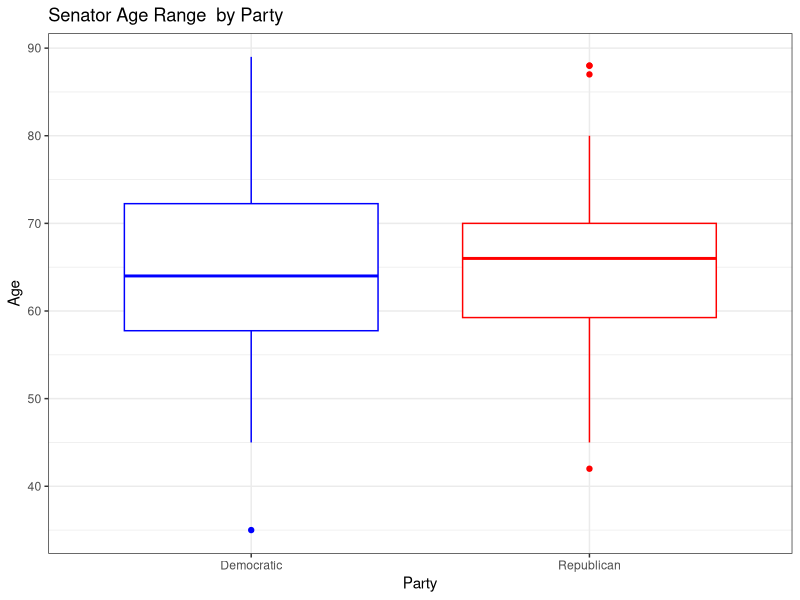
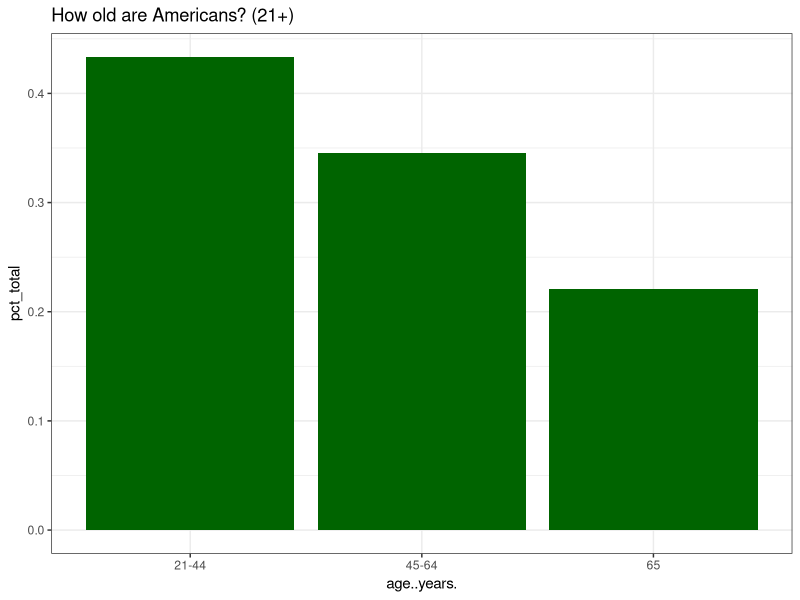
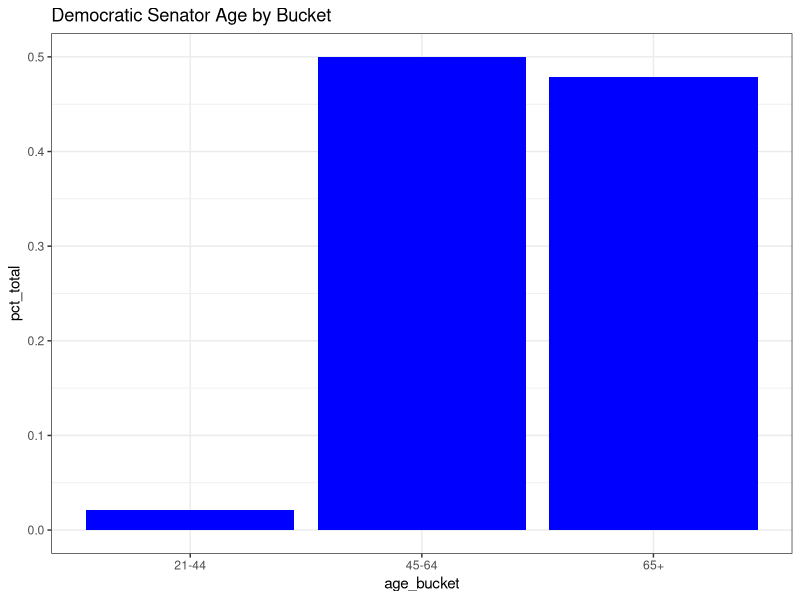
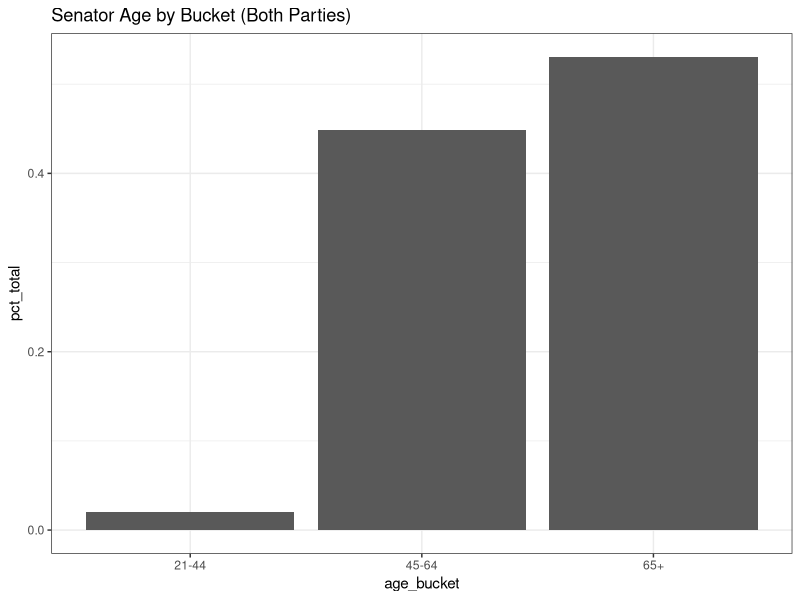
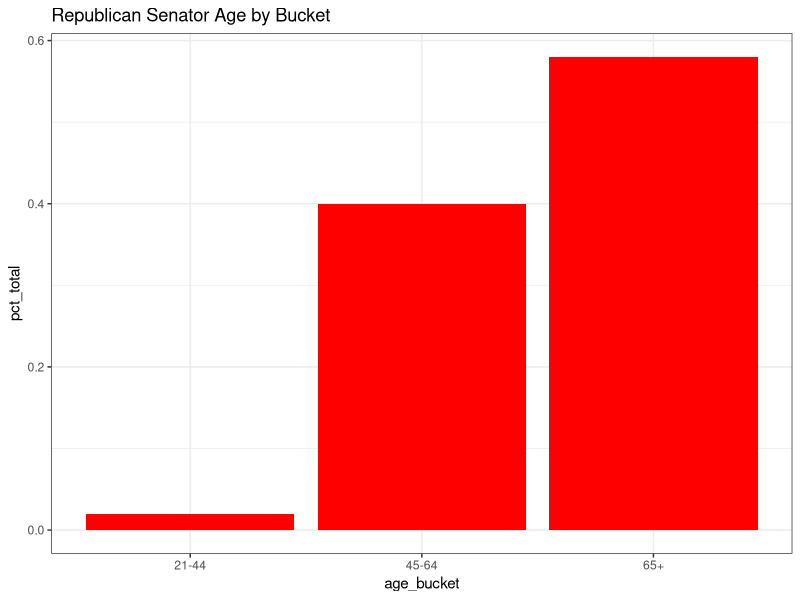

Source code (R) for these figures, in order:
# Senate vs. American Age Comparison 

library(tidyverse)
# politican data 
df <- data.frame(read.csv('wiki_list_of_senator.csv'))
american_df <- data.frame(read.csv('wiki_census_data.csv'))

# filter out independent 
df <- df %>% filter(Party != 'Independent[a]')

# plot age 
ggplot(data=df, aes(x=Party, y=Age)) + 
  geom_boxplot(col=c("blue","red")) + 
  theme_bw() + 
  ggtitle("Senator Age Range  by Party")


# calculate proportion based on 21 + 
calc_df <- american_df %>% filter(!age..years. %in% c('< 15','15-17','18-20','all'))

# calculate percent of total 
denom <- sum(calc_df$total..in.thousands.)

calc_df$pct_total <- calc_df$total..in.thousands. / denom

# plot for american
ggplot(data=calc_df, aes(x=age..years., y=pct_total)) +
  geom_bar(stat='identity',fill='darkgreen') + 
  theme_bw() + 
  ggtitle("How old are Americans? (21+)")


# bucket based on criteria 

df$age_bucket <- 
  as.character(cut(
  df$Age,
  c(21,44,64,Inf),
  labels=c("21-44", "45-64","65+")))

# aggregate and calculate percent of total 
senator_age_df <- df %>% count(age_bucket)
party_age_df <- df %>% group_by(Party) %>% count(age_bucket)

senator_age_df$pct_total <- senator_age_df$n / sum(senator_age_df$n)

dem_total <- 48
rep_total <- 50 

dem_age_df <-  df %>% filter(Party == 'Democratic') %>% count(age_bucket)
rep_age_df <-  df %>% filter(Party == 'Republican') %>% count(age_bucket)

dem_age_df$pct_total <- (dem_age_df$n / dem_total)
rep_age_df$pct_total <- (rep_age_df$n / rep_total)

# by party 

# plot 
# plot for senators 
ggplot(data=dem_age_df, aes(x=age_bucket, y=pct_total)) +
  geom_bar(stat='identity',fill="blue") + 
  theme_bw() + 
  ggtitle("Democratic Senator Age by Bucket")

# plot 
# plot for senators 
ggplot(data=senator_age_df, aes(x=age_bucket, y=pct_total)) +
  geom_bar(stat='identity') + 
  theme_bw() + 
  ggtitle("Senator Age by Bucket (Both Parties)")

# republican 
ggplot(data=rep_age_df, aes(x=age_bucket, y=pct_total)) +
  geom_bar(stat='identity',fill='red') + 
  theme_bw() + 
  ggtitle("Republican Senator Age by Bucket")









